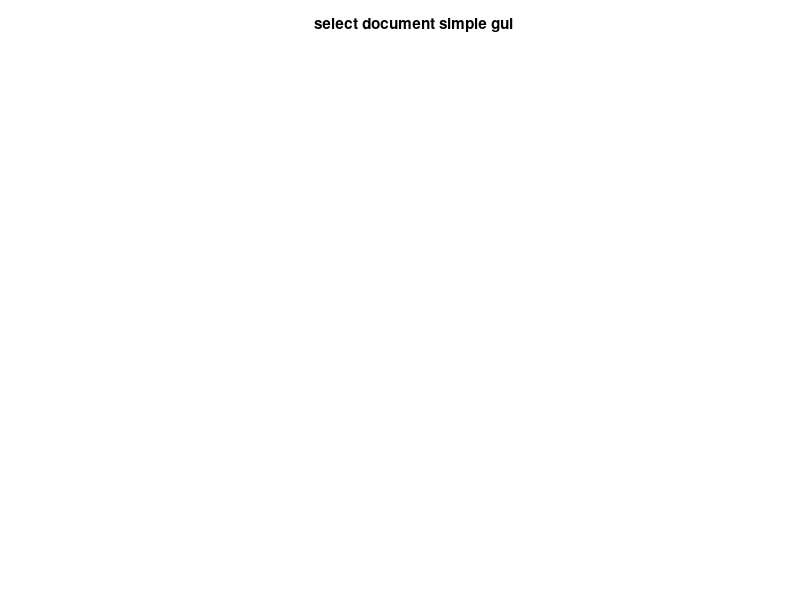

Reproduce this figure in MATLAB. (Note: this script raises an error after producing the figure.)
function displayTestData()
    scr_siz = get(0,'ScreenSize') ;
    figure('color', [0.8 0.8 0.8], 'Position', floor([scr_siz(3)/3 scr_siz(4)/3 scr_siz(3)/2 scr_siz(4)/2]));
    title('select document simple gui');
    axis off;
    testData();
end